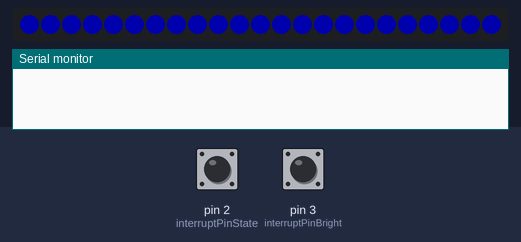
Bench run of a sketch on a simulated Arduino Uno, built with avr-gcc and run on an emulated ATmega328P. Parts: 23 RGB LEDs in strip order, left to right, the last lines printed to the serial monitor. Inputs (shaded band) come from the test bench; at power-on: pin 2 (interruptPinState) HIGH, pin 3 (interruptPinBright) HIGH. Dim RGB values are drawn brighter than linear.

Above: at 1.2 s.
1.3 s: pin 2 (interruptPinState) pulled LOW for 0.15 s
At 1.39 s:
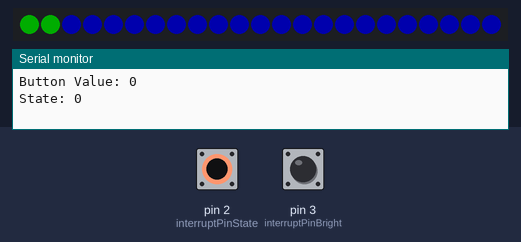
2.0 s: pin 2 (interruptPinState) pulled LOW for 1 s
At 3.4 s:
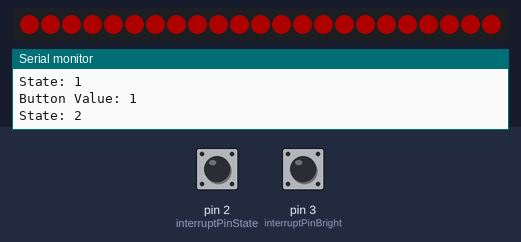
3.6 s: pin 2 (interruptPinState) pulled LOW for 0.15 s
At 3.78 s:
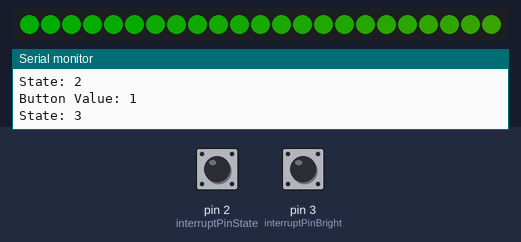
4.3 s: pin 2 (interruptPinState) pulled LOW for 3.2 s
At 4.6 s:
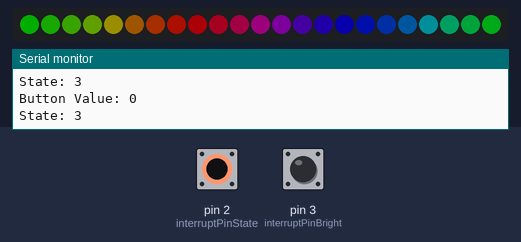
9.0 s: pin 2 (interruptPinState) pulled LOW for 0.15 s
At 9.7 s:
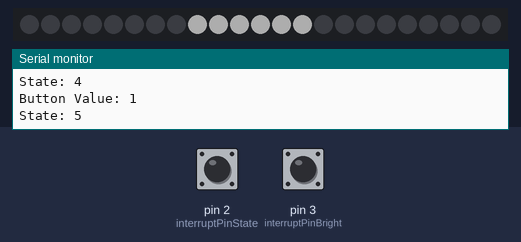
10.6 s: pin 2 (interruptPinState) pulled LOW for 1 s
At 10.66 s:
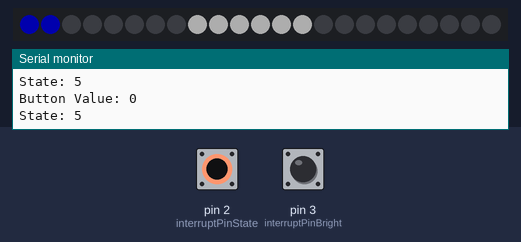

The sketch:

Schuhprojekt-Code_v3.ino
```cpp
#include <Adafruit_Sensor.h>
#include <Adafruit_TSL2561_U.h>
#include <Adafruit_NeoPixel.h>

#define LEDNUM      23      // Number of LEDs
#define HEADLIGHT   3       // Half of Number of LEDs for Headlight
#define PIN         6       // Digital Output for LED-Strip (FLORA 10)
#define LUXSDA      A4      // Analog-Input for Lux-Sensor SDA (Flora 2)
#define LUXSCL      A5      // Analog-Input for Lux-Sensor SCL (Flora 3)
#define MAXF        6       // Max Count of Modes

const uint8_t interruptPinState   = 2;    // Digital Output for Interrupt-Button (State) (FLORA 1)
const uint8_t interruptPinBright  = 3;    // Digital Output for Interrupt-Button (Brightness) (FLORA 0)
volatile uint8_t state            = 0;    // Current Mode
volatile uint8_t bright           = 1;    // Current Brightness-State
volatile uint8_t brightness       = 50;   // Current Brightness

// NeoPixel-Strip
Adafruit_NeoPixel strip = Adafruit_NeoPixel(LEDNUM, PIN, NEO_GRB + NEO_KHZ800);

// Lux-Sensor
Adafruit_TSL2561_Unified tsl = Adafruit_TSL2561_Unified(TSL2561_ADDR_FLOAT, 1);

/*
 * Setup-Function
 */
void setup() {
  // Start Serial-Communication
  Serial.begin(9600);

  // Set PIN-Mode for Buttons
  pinMode(interruptPinState, INPUT_PULLUP);
  pinMode(interruptPinBright, INPUT_PULLUP);

  strip.setBrightness(brightness);
  strip.begin();
  strip.show();

  // Attach Handlers to Interrupt
  attachInterrupt(digitalPinToInterrupt(interruptPinState), handlerState, CHANGE);
  attachInterrupt(digitalPinToInterrupt(interruptPinBright), handlerBright, FALLING);

  if(!tsl.begin())
  {
    /* There was a problem detecting the TSL2561 ... check your connections */
    Serial.print("Ooops, no TSL2561 detected ... Check your wiring or I2C ADDR!");
    while(1);
  }

  // Configure Lux-Sensor
  configureSensor();
}

/*
 * Loop-Function
 */
void loop() {
  // strip.setBrightness(brightness);

  switch (state) {
    case 0:
      colorWipe(strip.Color(0, 0, 255, brightness), 50, 0);
      break;
    case 1:
      colorWipe(strip.Color(0, 255, 0, brightness), 50, 1);
      break;
    case 2:
      colorWipe(strip.Color(255, 0, 0, brightness), 50, 2);
      break;
    case 3:
      rainbow(20, 3);
      break;
    case 4:
      rainbowCycle(20, 2);
      break;
    case 5:
      showLight();
      break;
  }

  /* Measure Brightness and convert to 0-255 */
  if(bright == 4) {
    sensors_event_t event;
    tsl.getEvent(&event);

    if (event.light) {
      luxToBrightness(event.light);
    }
  }
}

/*
 * Interrupt-Handler for Button-Press to set the State
 */
void handlerState() {
  uint8_t sensorVal = digitalRead(interruptPinState);

  Serial.print("Button Value: ");
  Serial.println(sensorVal);
  Serial.print("State: ");
  Serial.println(state);

  if(sensorVal == LOW) {
    if(state + 1 < MAXF) {
      state++;
    } else {
      state = 0;
    }
  }
}

/*
 * Interrupt-Handler for Button-Press to set the Brightness
 */
void handlerBright() {
  uint8_t sensorVal = digitalRead(interruptPinBright);

  Serial.print("Button2 Value: ");
  Serial.println(sensorVal);
  Serial.print("Brightness: ");
  Serial.println(bright);

  if(sensorVal == LOW) {
    switch (bright) {
      case 0:
        bright = 1;
        brightness = 50;
        break;
      case 1:
        bright = 2;
        brightness = 125;
        break;
      case 2:
        bright = 3;
        brightness = 255;
        break;
      case 3:
        bright = 4;
        brightness = 255;
        break;
      case 4:
        bright = 0;
        brightness = 0;
        break;
    }
  }
}

/*
 * Configure the Lux-Sensor
 */
void configureSensor() {
  tsl.enableAutoRange(true);
  tsl.setIntegrationTime(TSL2561_INTEGRATIONTIME_402MS);
}

/*
 * Convert Lux to 8 Bit and set Brightness
 *
 * @lux: Measured Lux-Value to Convert
 */
void luxToBrightness(uint16_t lux) {
  brightness = (int)(lux / 66000 * 255);
}

/*
 * Fades the Brightness to nbrightness
 *
 * @nbrightness: The new Brightness to be set
 */
uint8_t fadeBrightness(uint8_t nbrightness) {
  for(uint8_t i = 0; i < nbrightness; i++) {
    return i;
  }

  return nbrightness;
}

/*
 * Triggers all modes in a row
 */
void wheelstart() {
  // Some example procedures showing how to display to the pixels:
  colorWipe(strip.Color(255, 0, 0), 50, 0); // Red
  colorWipe(strip.Color(0, 255, 0), 50, 1); // Green
  colorWipe(strip.Color(0, 0, 255), 50, 2); // Blue
  rainbow(20, 3);
  rainbowCycle(20, 2);
}

/*
 * Fill the dots one after the other with a color
 *
 * @c:        Color to be set
 * @wait:     Time to wait till Change
 * @fnumber:  Number of the Function
 */
void colorWipe(uint32_t c, uint8_t wait, uint8_t fnumber) {
  for(uint16_t i=0; i<strip.numPixels(); i++) {
      strip.setBrightness(brightness);
      strip.setPixelColor(i, c);
      strip.show();

      if(state != fnumber){
        break;
      }

      delay(wait);
  }
}

/*
 * Shows a rainbow
 *
 * @wait:     Time to wait till Change
 * @fnumber:  Number of the Function
 */
void rainbow(uint8_t wait, uint8_t fnumber) {
  uint16_t i, j;

  for(j=0; j<256; j++) {
    for(i=0; i<strip.numPixels(); i++) {
      strip.setBrightness(brightness);
      strip.setPixelColor(i, Wheel((i+j) & 255));
      if(state != fnumber){
        break;
      }
    }
    strip.show();
    if(state != fnumber){
      break;
    }
    delay(wait);
  }
}

/*
 * Slightly different, this makes the rainbow equally distributed throughout
 *
 * @wait:     Time to wait till Change
 * @fnumber:  Number of the Function
 */
void rainbowCycle(uint8_t wait, uint8_t fnumber) {
  uint16_t i, j;

  for(j=0; j<256*5; j++) { // 5 cycles of all colors on wheel
    for(i=0; i< strip.numPixels(); i++) {
      strip.setBrightness(brightness);
      strip.setPixelColor(i, Wheel(((i * 256 / strip.numPixels()) + j) & 255));
      if(state != fnumber){
        exit;
      }
    }
    strip.show();
    if(state != fnumber){
      break;
    }
    delay(wait);
  }
}

/*
 * Input a value 0 to 255 to get a color value.
 * The colours are a transition r - g - b - back to r.
 *
 * @WheelPos: Curren Position in Wheel
 */
uint32_t Wheel(byte WheelPos) {
  if(WheelPos < 85) {
   return strip.Color(WheelPos * 3, 255 - WheelPos * 3, 0);
  } else if(WheelPos < 170) {
   WheelPos -= 85;
   return strip.Color(255 - WheelPos * 3, 0, WheelPos * 3);
  } else {
   WheelPos -= 170;
   return strip.Color(0, WheelPos * 3, 255 - WheelPos * 3);
  }
}

/*
 * Light-Mode for LED-Strip
 */
void showLight() {
  for(uint8_t i=0; i<strip.numPixels(); i++) {
    double m = 1;

    if(i + 1 > (LEDNUM / 2 - HEADLIGHT) && i < (LEDNUM / 2 + HEADLIGHT)) {
      m = 255;
    } else {
      m = 0;
    }

    strip.setBrightness(brightness);
    strip.setPixelColor(i, strip.Color(m, m, m));
    strip.show();
  }
}
```

Measured:
- after the input at 1.3 s, the LEDs: first change at once (image 1 shows a later state)
- after the input at 2.0 s, the LEDs: first change after 0.05 s (image 2 shows a later state)
- after the input at 3.6 s, the LEDs: change at once (image 3)
- after the input at 4.3 s, the LEDs: change at once (image 4)
- after the input at 9.0 s, the LEDs: change at once (image 5)
- after the input at 10.6 s, the LEDs: first change at once (image 6 shows a later state)
